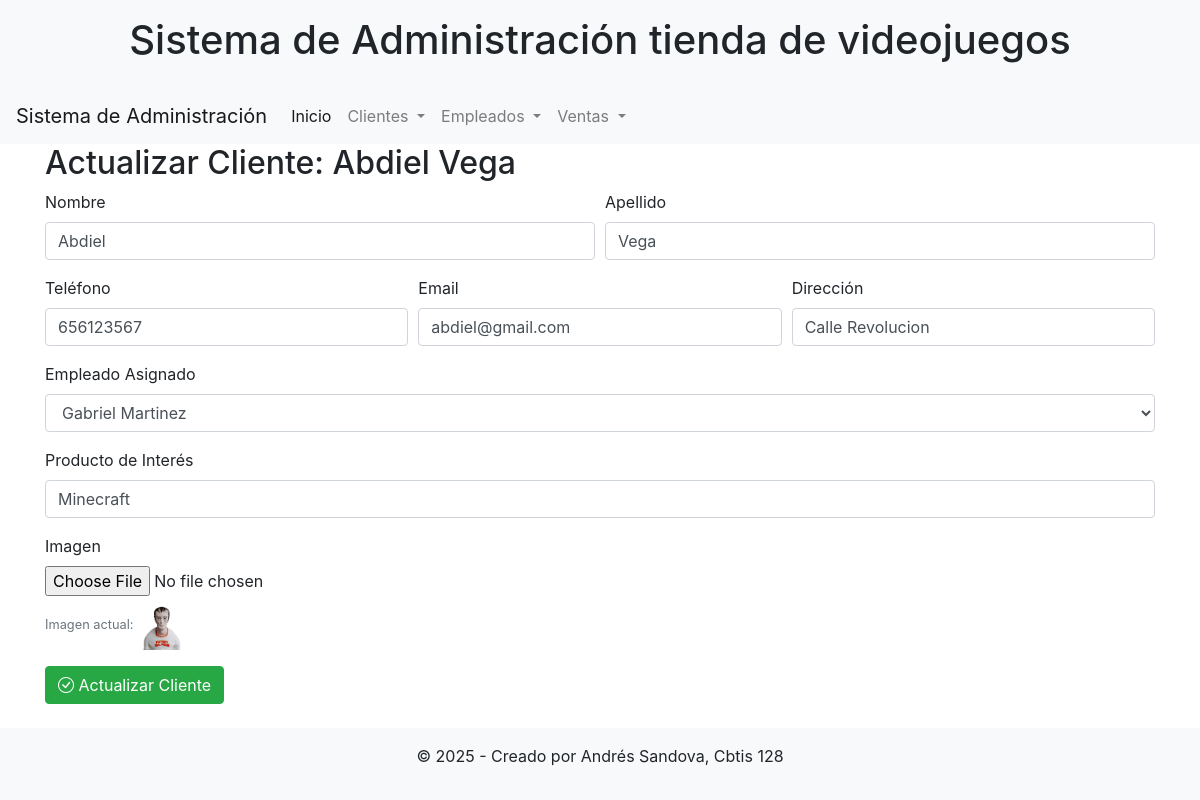
Screenshot of /actualizar_cliente/1/ with the database file from the repository.
### app_Videojuegos/models.py (models this page shows, shortened)
class Cliente(models.Model):
    imagen = models.ImageField(upload_to='clientes/', blank=True, null=True)
    nombre = models.CharField(max_length=100)
    apellido = models.CharField(max_length=100)
    telefono = models.CharField(max_length=50, blank=True, null=True)
    email = models.EmailField(blank=True, null=True)
    direccion = models.CharField(max_length=250, blank=True, null=True)
    fecha_registro = models.DateField(auto_now_add=True)
    empleado_asignado = models.ForeignKey(Empleado, on_delete=models.SET_NULL, blank=True, null=True, related_name='clientes_asignados')
    producto_interes = models.CharField(max_length=200, blank=True, null=True)

class Empleado(models.Model):
    imagen = models.ImageField(upload_to='empleados/', blank=True, null=True)
    nombre = models.CharField(max_length=100)
    apellido = models.CharField(max_length=100)
    puesto = models.CharField(max_length=100)
    telefono = models.CharField(max_length=50, blank=True, null=True)
    email = models.EmailField(blank=True, null=True)
    fecha_contratacion = models.DateField(blank=True, null=True)
    cliente_referido = models.ForeignKey('Cliente', on_delete=models.SET_NULL, blank=True, null=True, related_name='referidos')
    producto_asignado = models.CharField(max_length=200, blank=True, null=True)

### app_Videojuegos/views.py (the view, shortened to what this page needs)
# urls.py: path('actualizar_cliente/<int:id>/', views.actualizar_cliente, name='actualizar_cliente'),
def actualizar_cliente(request, id):
    cliente = get_object_or_404(Cliente, id=id)
    empleados = Empleado.objects.all()
    return render(request, 'cliente/actualizar_cliente.html', {'cliente': cliente, 'empleados': empleados})

### app_Videojuegos/templates/cliente/actualizar_cliente.html (shortened to what this page needs)
{% extends 'cliente/base.html' %}
{% block content %}
<h2>Actualizar Cliente: {{ cliente.nombre }} {{ cliente.apellido }}</h2>
<form method="POST" enctype="multipart/form-data">
    <div class="form-row">
        <div class="form-group col-md-6">
            <label for="nombre">Nombre</label>
            <input type="text" class="form-control" id="nombre" name="nombre" value="{{ cliente.nombre }}" required>
        </div>
        <div class="form-group col-md-6">
            <label for="apellido">Apellido</label>
            <input type="text" class="form-control" id="apellido" name="apellido" value="{{ cliente.apellido }}" required>
        </div>
    </div>
    <div class="form-row">
        <div class="form-group col-md-4">
            <label for="telefono">Teléfono</label>
            <input type="text" class="form-control" id="telefono" name="telefono" value="{{ cliente.telefono }}">
        </div>
        <div class="form-group col-md-4">
            <label for="email">Email</label>
            <input type="email" class="form-control" id="email" name="email" value="{{ cliente.email }}">
        </div>
        <div class="form-group col-md-4">
            <label for="direccion">Dirección</label>
            <input type="text" class="form-control" id="direccion" name="direccion" value="{{ cliente.direccion }}">
        </div>
    </div>
    <div class="form-group">
        <label for="empleado_asignado">Empleado Asignado</label>
        <select name="empleado_asignado" id="empleado_asignado" class="form-control">
            {% for emp in empleados %}
            <option value="{{ emp.id }}" {% if cliente.empleado_asignado and cliente.empleado_asignado.id == emp.id %}selected{% endif %}>{{ emp.nombre }} {{ emp.apellido }}</option>
            {% endfor %}
        </select>
    </div>
    <div class="form-group">
        <label for="producto_interes">Producto de Interés</label>
        <input type="text" class="form-control" id="producto_interes" name="producto_interes" value="{{ cliente.producto_interes }}">
    </div>
    <div class="form-group">
        <label for="imagen">Imagen</label>
        <input type="file" class="form-control-file" id="imagen" name="imagen" accept="image/*">
        {% if cliente.imagen %}
        <small class="form-text text-muted">Imagen actual: <img src="{{ cliente.imagen.url }}" alt="Imagen actual" width="50" height="50"></small>
        {% endif %}
    </div>
    <button type="submit" class="btn btn-success"><i class="bi bi-check-circle"></i> Actualizar Cliente</button>
</form>
{% endblock %}

### rows the page displays
Cliente: nombre "Abdiel", apellido "Vega", telefono "656123567", email "abdiel@gmail.com", direccion "Calle Revolucion", empleado_asignado "Gabriel Martinez", producto_interes "Minecraft", imagen (picture)
